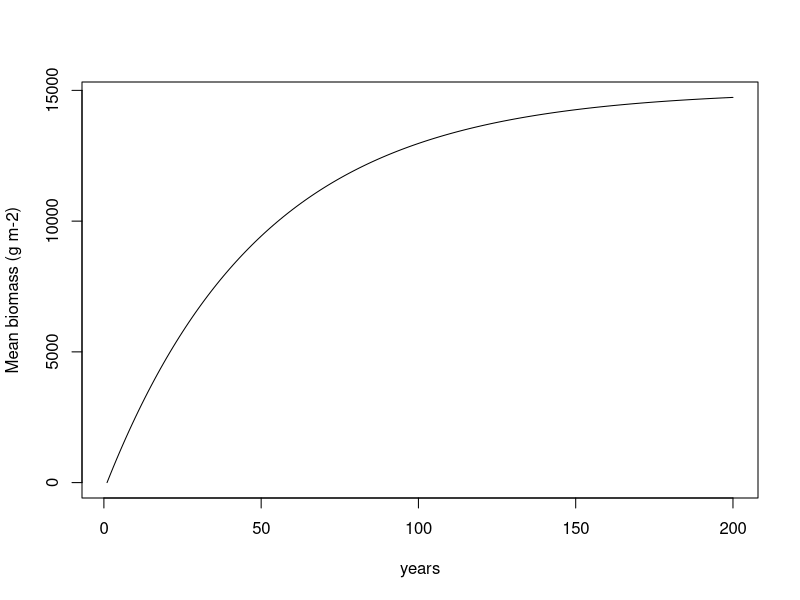
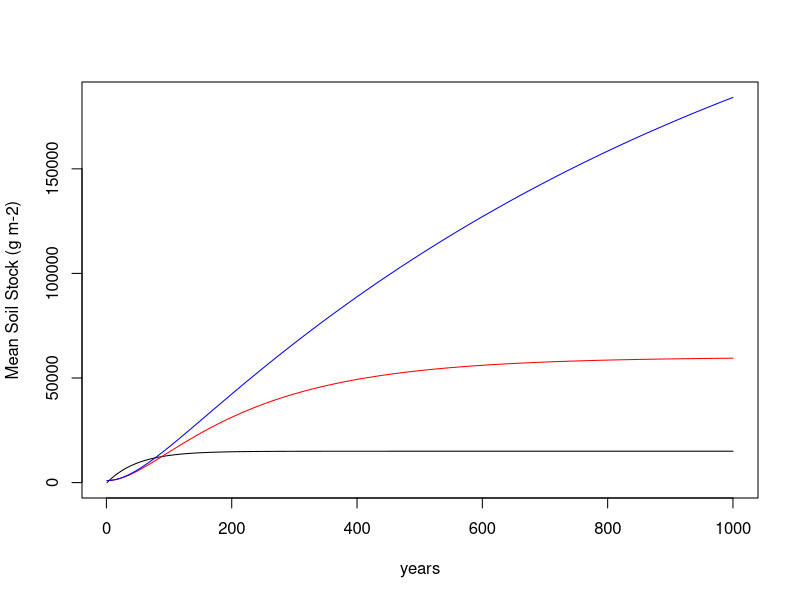
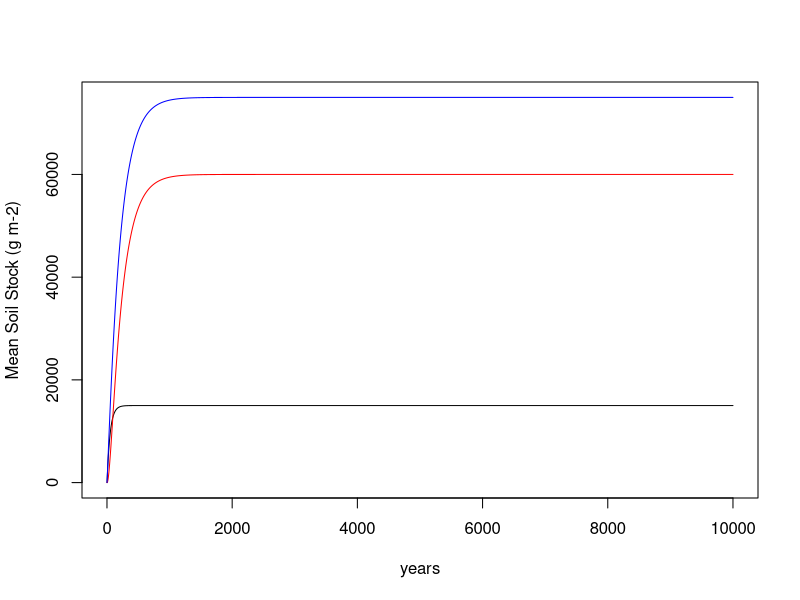
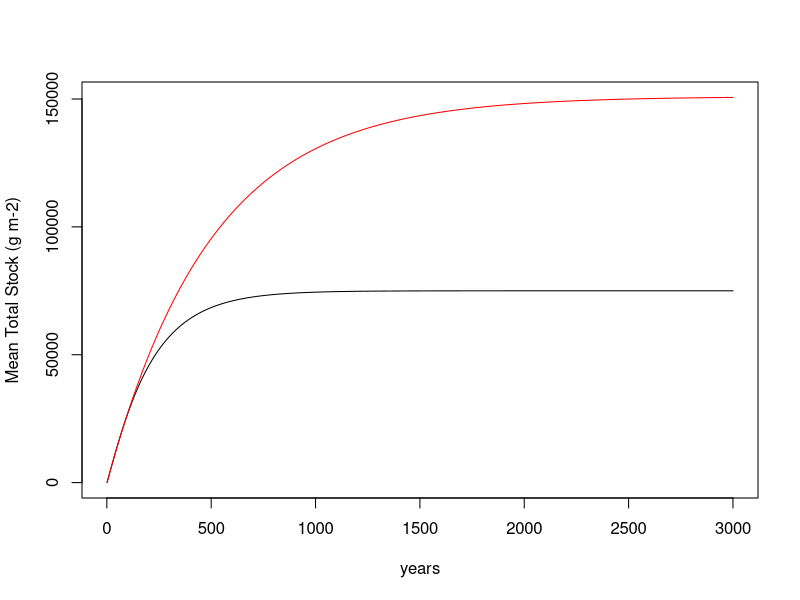

The R script that drew these images, in order:
## ---- chunk 1
knitr::opts_chunk$set(echo = TRUE)
## ---- chunk 2
simulation_years <- 200  #total number of years you want to simulate
veg <- array(NA, dim = c(simulation_years))  #creating the array to store the yearly vegetation biomass

veg[1] <- 1  #initializing the vegetation biomass in year 1 to be 1

npp <- 300  #growth rate
u <- 0.02  #mortality rate

dt <- 1 #number of years for each time step

for(i in 2:simulation_years){
  #dBdt is the derivative (Change over the time-step)
  #It adds npp and substracts a proportion of biomass that died
  dBdt <- npp - veg[i-1] * u
  #add the change to the previous year's biomass
  #note: a positive number of dBdt will add biomass, while a negative value will subtract
  #note: since dBdt is the change per year, you need to multiply
  #      it by the number of years in a time step (which is 1)
  veg[i] <- veg[i-1] + dBdt * dt
}

year <- seq(1, simulation_years, 1)
plot(year, veg, type = 'l', xlab = 'years', ylab= 'Mean biomass (g m-2)')


## ---- chunk 3
simulation_years <- 1000  #total number of years you want to simulate
soil <- array(NA, dim = c(simulation_years))  #creating the array to store the yearly vegetation biomass
soil_1 <- array(NA, dim = c(simulation_years))  #creating the array to store the yearly vegetation biomass
veg <- array(NA, dim = c(simulation_years))  #creating the array to store the yearly vegetation biomass

soil[1] <- 1000  #initializing the soil stock to be 1000 g C m-2
soil_1[1] <- 1000  #initializing the soil stock to be 1000 g C m-2
veg[1] <- 1  #initializing the vegetation biomass in year 1 to be 1

u <- 0.02  #mortality rate
k <- .005 #decomposition rate
k_1 <- .001

npp <- 300  #growth rate
u <- 0.02

dt <- 1 #number of years for each time step

for(i in 2:simulation_years){
  
  #Growth of forest
  dBdt <- npp - veg[i-1] * u
  veg[i] <- veg[i-1] + dBdt * dt
  
  #Building soil stock with k = .005
  dSdt <- veg[i-1]*u - soil[i-1]*k
  soil[i] <- soil[i-1] + dSdt * dt
  
  #Building soil stock with k = .001
  dSdt_1 <- veg[i-1]*u - soil_1[i-1]*k_1
  soil_1[i] <- soil_1[i-1] + dSdt_1 * dt
  
}

year <- seq(1, simulation_years, 1)
ylimits <- range(c(veg, soil, soil_1))
plot(year, veg, type = 'l', xlab = 'years', ylab= 'Mean Soil Stock (g m-2)',  ylim = ylimits)
points(year, soil, type= 'l' , col = 'red')
points(year, soil_1, type= 'l' , col = 'blue')

## ---- chunk 4
#insert set of differential equations here that are contained in the for loop (see above)

#Growth of forest
dBdt <- npp - veg[i-1] * u
veg[i] <- veg[i-1] + dBdt * dt
  
#Building soil stock with k = .005
dSdt <- veg[i-1]*u - soil[i-1]*k
soil[i] <- soil[i-1] + dSdt * dt
## ---- chunk 5
simulation_years <- 10000  #total number of years you want to simulate
soil <- array(NA, dim = c(simulation_years))  #creating the array to store the yearly vegetation biomass
veg <- array(NA, dim = c(simulation_years))  #creating the array to store the yearly vegetation biomass
total <- array(NA, dim = c(simulation_years))  #creating the array to store the yearly vegetation biomass

soil[1] <- 0  #initializing the soil stock to be 1000 g C m-2
veg[1] <- 0  #initializing the vegetation biomass in year 1 to be 1
total[1] <- 1

u <- 0.02  #mortality rate
k <- .005 #decomposition rate

npp <- 300  #growth rate
u <- 0.02

dt <- 1 #number of years for each time step

for(i in 2:simulation_years){
  
  #Growth of forest
  dBdt <- npp - veg[i-1] * u
  veg[i] <- veg[i-1] + dBdt * dt
  
  #Building soil stock with k = .005
  dSdt <- veg[i-1]*u - soil[i-1]*k
  soil[i] <- soil[i-1] + dSdt * dt
  total[i] <- veg[i] + soil[i]
}

year <- seq(1, simulation_years, 1)
ylimits <- range(c(veg, soil, total))
plot(year, veg, type = 'l', xlab = 'years', ylab= 'Mean Soil Stock (g m-2)',  ylim = ylimits)
points(year, soil, type= 'l' , col = 'red')
points(year, total, type= 'l' , col = 'blue')

## ---- chunk 6
simulation_years <- 3000  #total number of years you want to simulate
soil <- array(NA, dim = c(simulation_years))  #creating the array to store the yearly vegetation biomass
veg <- array(NA, dim = c(simulation_years))  #creating the array to store the yearly vegetation biomass
total <- array(NA, dim = c(simulation_years))  #creating the array to store the yearly vegetation biomass

soil[1] <- 0  #initializing the soil stock to be 1000 g C m-2
veg[1] <- 0  #initializing the vegetation biomass in year 1 to be 1
total[1] <- 1

u <- 0.02  #mortality rate
k <- .005 #decomposition rate

npp <- 300  #growth rate

#Scenario 2
soil_1 <- array(NA, dim = c(simulation_years))  
veg_1 <- array(NA, dim = c(simulation_years))  
total_1 <- array(NA, dim = c(simulation_years))  

soil_1[1] <- 0  
veg_1[1] <- 0  
total_1[1] <- 1

u_1 <- 0.3
k_1 <- .002

npp_1 <- 300  

dt <- 1 #number of years for each time step


for(i in 2:simulation_years){
  
  #Growth of forest
  
    #Scenario 1:
    dBdt <- npp - veg[i-1] * u
    veg[i] <- veg[i-1] + dBdt * dt
    
    #Scenario 2:
    dBdt_1 <- npp_1 - veg_1[i-1] * u_1
    veg_1[i] <- veg_1[i-1] + dBdt_1 * dt
  
  #Building soil stock with k = .005
  #Scenario 1:
  dSdt <- veg[i-1]*u - soil[i-1]*k
  soil[i] <- soil[i-1] + dSdt * dt
  total[i] <- veg[i] + soil[i]
  
  #Scenario 2:
  dSdt_1 <- veg_1[i-1]*u_1 - soil_1[i-1]*k_1
  soil_1[i] <- soil_1[i-1] + dSdt_1 * dt
  total_1[i] <- veg_1[i] + soil_1[i]
}

print(paste("Scenario 1 Equilibrium: ", total[simulation_years], "Scenario 2 Equilibrium: ", total_1[simulation_years], "Scenario 2/ Scenario 1: ", total_1[simulation_years]/total[simulation_years]))

year <- seq(1, simulation_years, 1)
ylimits <- range(c(total, total_1))
plot(year, total, type = 'l', xlab = 'years', ylab= 'Mean Total Stock (g m-2)',  ylim = ylimits)
points(year, total_1, type= 'l' , col = 'red')


